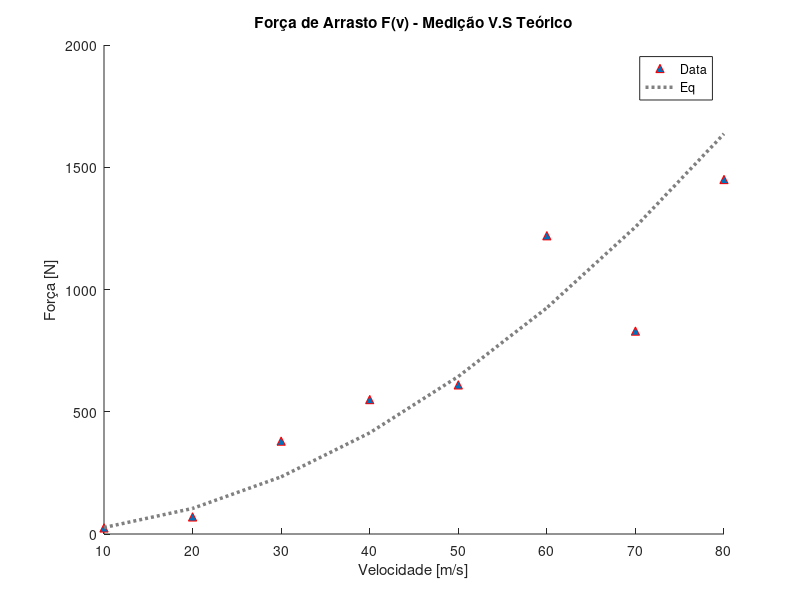

Here is the MATLAB script that generated this plot:
% RA215663_L01_02 Tópicos de Mecatrônica
%   Introdução a Plotting em MATLAB.

%% PARTE I - Variáveis e Funções de Interesse 

v = 10:10:80;                              % Matrix Lina de Velocidade
f = [25 70 380 550 610 1220 830 1450];     % Valores coletados de força

f_theo = 0.2741 .* (v.^1.9842);            % Calculo teórica que relaciona força de arrasto e a velocidade do vento

%% PARTE II - plotting
clf; hold on;

scatter(v, f, 'filled','green', '^', 'MarkerEdgeColor','red');
plot(v, f_theo, ':','Color','#808080', 'LineWidth',2.5);

title('Força de Arrasto F(v) - Medição V.S Teórico');
xlabel('Velocidade [m/s]'), ylabel('Força [N]');
legend('Data','Eq');